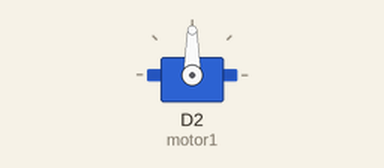
Recording of a sketch running on a simulated ESP8266 (NodeMCU). Parts: servo.

Above: at 0.05 s.
Timing chart, 0 to 4.6 s (numbered marks = the images above):
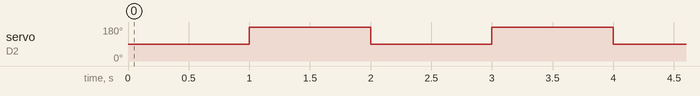

The sketch:

basic_servo_motor.ino
```cpp
#include <Servo.h>
Servo motor1;
void setup() {
motor1.attach(D2);// D4
}
void loop() {
  motor1.write(90);
  delay(1000);
  motor1.write(180);
  delay(1000);

}
```

Measured:
- by itself, servo on D2 (motor1): alternates 180° for 1.0 s and 90° for 1.0 s
